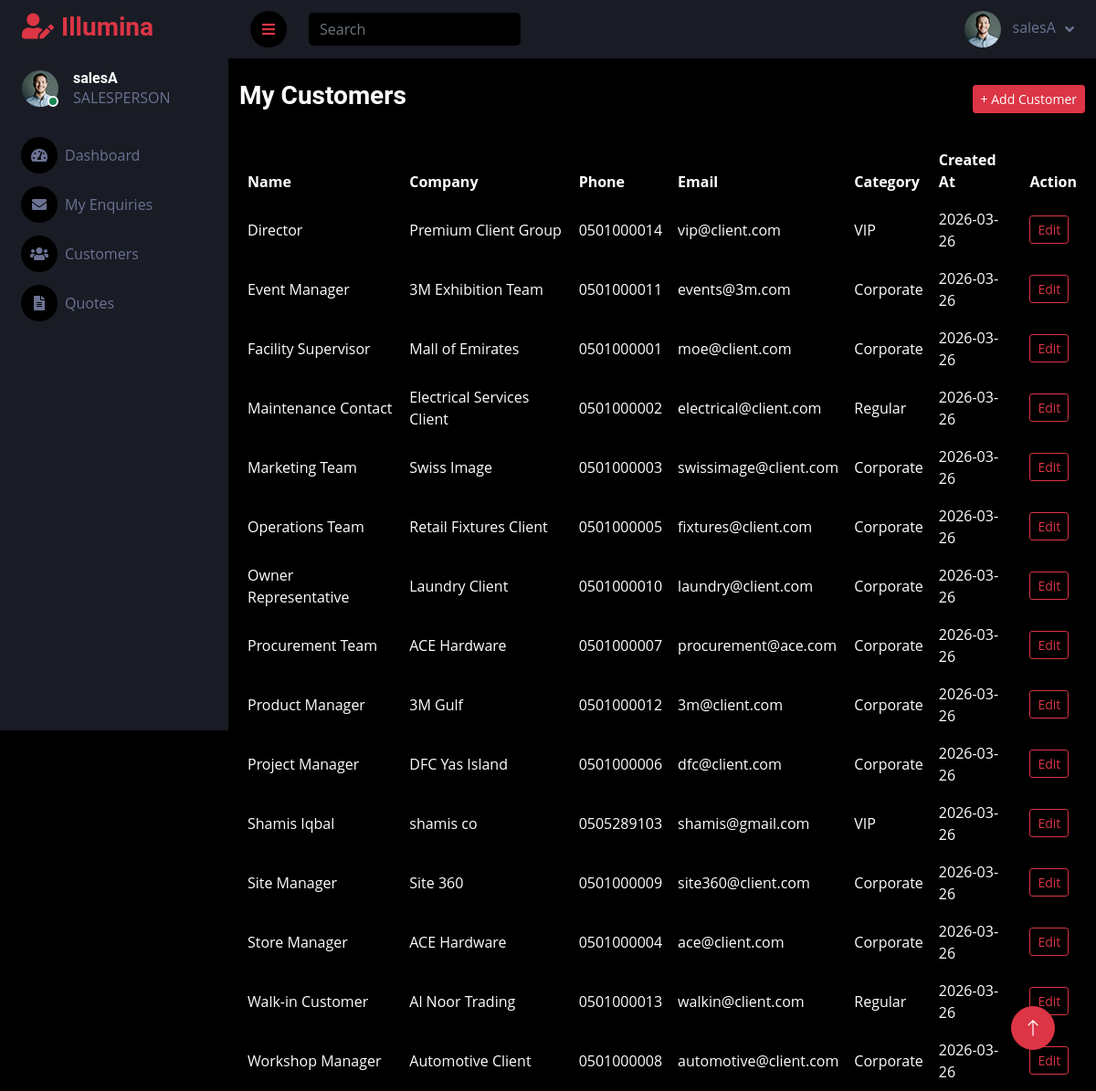
/customers/customers/ (signed in), run on the app's committed database.
### accounts/models.py (models this page shows, shortened)
class CustomUser(AbstractUser):
    ADMIN = "ADMIN"
    SALESPERSON = "SALESPERSON"
    ROLE_CHOICES = [
        (ADMIN, "Admin"),
        (SALESPERSON, "Salesperson"),
    ]
    email = models.EmailField(unique=True)
    role = models.CharField(max_length=20, choices=ROLE_CHOICES,
                            default=SALESPERSON)

### customers/models.py (models this page shows, shortened)
class Customer(models.Model):
    REGULAR = "REGULAR"
    CORPORATE = "CORPORATE"
    VIP = "VIP"
    CATEGORY_CHOICES = [
        (REGULAR, "Regular"),
        (CORPORATE, "Corporate"),
        (VIP, "VIP"),
    ]
    name = models.CharField(max_length=150)
    phone = models.CharField(max_length=20)
    email = models.EmailField(blank=True)
    company_name = models.CharField(max_length=150, blank=True)
    address = models.TextField(blank=True)
    customer_category = models.CharField(
        max_length=20,
        choices=CATEGORY_CHOICES,
        default=REGULAR
    )
    created_by = models.ForeignKey(
        settings.AUTH_USER_MODEL,
        on_delete=models.SET_NULL,
        null=True,
        blank=True,
        related_name="customers_created"
    )
    account_manager = models.ForeignKey(
        settings.AUTH_USER_MODEL,
        on_delete=models.SET_NULL,
        null=True,
        blank=True,
        related_name="customers_managed"
    )
    created_at = models.DateTimeField(auto_now_add=True)
    updated_at = models.DateTimeField(auto_now=True)
    class Meta:
        ordering = ["name"]

### customers/views.py (the view)
# urls.py: path("customers/", views.CustomerListView.as_view(), name="customer_list"),
@method_decorator(login_required, name="dispatch")
class CustomerListView(View):
    def get(self, request):
        if request.user.role != CustomUser.SALESPERSON:
            return redirect("core:home")
        customers = Customer.objects.filter(
            account_manager=request.user
        ).order_by("name")
        return render(request, "customers/customer_list.html", {
            "customers": customers
        })

### templates/customers/customer_list.html (shortened to what this page needs)
{% extends "dashboard/base_dashboard.html" %}
{% block content %}
<div class="container mt-4">
    <div class="d-flex justify-content-between align-items-center mb-4">
        <h3>My Customers</h3>
        <a href="{% url 'customers:customer_create' %}" class="btn btn-danger btn-sm">
            + Add Customer
        </a>
    </div>
    <div class="card bg-dark text-white border-0">
        <div class="card-body p-0">
            <div class="table-responsive">
                <table class="table table-bordered table-hover align-middle text-white mb-0">
                    <thead>
                        <tr>
                            <th>Name</th>
                            <th>Company</th>
                            <th>Phone</th>
                            <th>Email</th>
                            <th>Category</th>
                            <th>Created At</th>
                            <th>Action</th>
                        </tr>
                    </thead>
                    <tbody>
                        {% for customer in customers %}
                        <tr>
                            <td>{{ customer.name }}</td>
                            <td>
                                {% if customer.company_name %}
                                    {{ customer.company_name }}
                                {% else %}
                                    <span class="text-muted">-</span>
                                {% endif %}
                            </td>
                            <td>{{ customer.phone }}</td>
                            <td>{{ customer.email }}</td>
                            <td>{{ customer.get_customer_category_display }}</td>
                            <td>{{ customer.created_at|date:"Y-m-d" }}</td>
                            <td>
                                <a href="{% url 'customers:customer_update' customer.id %}"
                                   class="btn btn-sm btn-outline-danger">
                                    Edit
                                </a>
                            </td>
                        </tr>
                        {% empty %}
                        <tr>
                            <td colspan="7" class="text-center text-muted">
                                No customers yet.
                            </td>
                        </tr>
                        {% endfor %}
                    </tbody>
                </table>
            </div>
        </div>
    </div>
</div>
{% endblock %}

### templates/dashboard/base_dashboard.html (shortened to what this page needs)
{% load static %}
<!DOCTYPE html>
<html lang="en">
<head>
    <link href="https://cdnjs.cloudflare.com/ajax/libs/font-awesome/5.10.0/css/all.min.css" rel="stylesheet">
    <link href="https://cdn.jsdelivr.net/npm/bootstrap-icons@1.4.1/font/bootstrap-icons.css" rel="stylesheet">
    <link href="{% static 'dashboard/lib/owlcarousel/assets/owl.carousel.min.css' %}" rel="stylesheet">
    <link href="{% static 'dashboard/lib/tempusdominus/css/tempusdominus-bootstrap-4.min.css' %}" rel="stylesheet">
    <link href="{% static 'dashboard/css/bootstrap.min.css' %}" rel="stylesheet">
    <link href="{% static 'dashboard/css/style.css' %}" rel="stylesheet">
</head>
<body>
    <div class="container-fluid position-relative bg-dark d-flex p-0">
        <div class="sidebar pe-4 pb-3">
            <nav class="navbar bg-secondary navbar-dark">
                <a href="{% if request.user.role == 'ADMIN' %}{% url 'accounts:admindashboard' %}{% else %}{% url 'accounts:salesdashboard' %}{% endif %}"
                   class="navbar-brand mx-4 mb-3">
                    <h3 class="text-danger">
                        <i class="fa fa-user-edit me-2"></i>Illumina
                    </h3>
                </a>
                <div class="d-flex align-items-center ms-4 mb-4">
                    <div class="position-relative">
                        <img class="rounded-circle"
                             src="{% static 'dashboard/img/user.jpg' %}"
                             alt=""
                             style="width: 40px; height: 40px;">
                        <div class="bg-success rounded-circle border border-2 border-white position-absolute end-0 bottom-0 p-1"></div>
                    </div>
                    <div class="ms-3">
                        <h6 class="mb-0">{{ request.user.username }}</h6>
                        <span>{{ request.user.role }}</span>
                    </div>
                </div>
                <div class="navbar-nav w-100">
                    {% if request.user.role == "SALESPERSON" %}
                        <a href="{% url 'accounts:salesdashboard' %}" class="nav-item nav-link">
                            <i class="fa fa-tachometer-alt me-2"></i>Dashboard
                        </a>
                        <a href="{% url 'customers:sales_enquiries' %}" class="nav-item nav-link">
                            <i class="fa fa-envelope me-2"></i>My Enquiries
                        </a>
                        <a href="{% url 'customers:customer_list' %}" class="nav-item nav-link">
                            <i class="fa fa-users me-2"></i>Customers
                        </a>
                        <a href="{% url 'quotes:quote_list' %}" class="nav-item nav-link">
                            <i class="fa fa-file-alt me-2"></i>Quotes
                        </a>
                    {% endif %}
                </div>
            </nav>
        </div>
        <div class="content">
            <nav class="navbar navbar-expand bg-secondary navbar-dark sticky-top px-4 py-0">
                <a href="#" class="sidebar-toggler flex-shrink-0">
                    <i class="fa fa-bars text-danger"></i>
                </a>
                <form class="d-none d-md-flex ms-4">
                    <input class="form-control bg-dark border-0 text-white" type="search" placeholder="Search">
                </form>
                <div class="navbar-nav align-items-center ms-auto">
                    <div class="nav-item dropdown">
                        <a href="#" class="nav-link dropdown-toggle" data-bs-toggle="dropdown">
                            <img class="rounded-circle me-lg-2"
                                 src="{% static 'dashboard/img/user.jpg' %}"
                                 alt=""
                                 style="width: 40px; height: 40px;">
                            <span class="d-none d-lg-inline-flex">{{ request.user.username }}</span>
                        </a>
                    </div>
                </div>
            </nav>
            {% block content %}
            {% endblock %}
        </div>
        <a href="#" class="btn btn-lg btn-danger btn-lg-square back-to-top">
            <i class="bi bi-arrow-up"></i>
        </a>
    </div>
</body>
</html>

### static/dashboard/css/style.css (style rules this page uses)
:root { --primary: #EB1616; --secondary: #191C24; --light: #6C7293; --dark: #000000; }
.back-to-top { position: fixed; display: none; right: 45px; bottom: 45px; z-index: 99; }
.btn { transition: .5s; }
.btn-lg-square { width: 48px; height: 48px; }
.btn-square, .btn-sm-square, .btn-lg-square { padding: 0; display: inline-flex; align-items: center; justify-content: center; font-weight: normal; border-radius: 50px; }
.sidebar { position: fixed; top: 0; left: 0; bottom: 0; width: 250px; height: 100vh; overflow-y: auto; background: var(--secondary); transition: 0.5s; z-index: 999; }
.content { margin-left: 250px; min-height: 100vh; background: var(--dark); transition: 0.5s; }
@media (min-width: 992px) { .sidebar { margin-left: 0; } }
@media (min-width: 992px) { .content { width: calc(100% - 250px); } }
.sidebar .navbar .navbar-nav .nav-link { padding: 7px 20px; color: var(--light); font-weight: 500; border-left: 3px solid var(--secondary); border-radius: 0 30px 30px 0; outline: none; }
.sidebar .navbar .navbar-nav .nav-link i { width: 40px; height: 40px; display: inline-flex; align-items: center; justify-content: center; background: var(--dark); border-radius: 40px; }
.content .navbar .navbar-nav .nav-link { margin-left: 25px; padding: 12px 0; color: var(--light); outline: none; }
.content .navbar .sidebar-toggler, .content .navbar .navbar-nav .nav-link i { width: 40px; height: 40px; display: inline-flex; align-items: center; justify-content: center; background: var(--dark); border-radius: 40px; }
.content .navbar .dropdown-toggle::after { margin-left: 6px; vertical-align: middle; border: none; content: "\f107"; font-family: "Font Awesome 5 Free"; font-weight: 900; transition: .5s; }

### data on the page
CustomUser: user.username "salesA", user.role "SALESPERSON"
Customer: name "Director", company_name "Premium Client Group", phone "0501000014", email "vip@client.com", customer_category "VIP", created_at "2026-03-26"
Customer: name "Event Manager", company_name "3M Exhibition Team", phone "0501000011", email "events@3m.com", customer_category "Corporate", created_at "2026-03-26"
Customer: name "Facility Supervisor", company_name "Mall of Emirates", phone "0501000001", email "moe@client.com", customer_category "Corporate", created_at "2026-03-26"
Customer: name "Maintenance Contact", company_name "Electrical Services Client", phone "0501000002", email "electrical@client.com", customer_category "Regular", created_at "2026-03-26"
Customer: name "Marketing Team", company_name "Swiss Image", phone "0501000003", email "swissimage@client.com", customer_category "Corporate", created_at "2026-03-26"
Customer: name "Operations Team", company_name "Retail Fixtures Client", phone "0501000005", email "fixtures@client.com", customer_category "Corporate", created_at "2026-03-26"
Customer: name "Owner Representative", company_name "Laundry Client", phone "0501000010", email "laundry@client.com", customer_category "Corporate", created_at "2026-03-26"
Customer: name "Procurement Team", company_name "ACE Hardware", phone "0501000007", email "procurement@ace.com", customer_category "Corporate", created_at "2026-03-26"
Customer: name "Product Manager", company_name "3M Gulf", phone "0501000012", email "3m@client.com", customer_category "Corporate", created_at "2026-03-26"
Customer: name "Project Manager", company_name "DFC Yas Island", phone "0501000006", email "dfc@client.com", customer_category "Corporate", created_at "2026-03-26"
Customer: name "Shamis Iqbal", company_name "shamis co", phone "0505289103", email "shamis@gmail.com", customer_category "VIP", created_at "2026-03-26"
Customer: name "Site Manager", company_name "Site 360", phone "0501000009", email "site360@client.com", customer_category "Corporate", created_at "2026-03-26"
Customer: name "Store Manager", company_name "ACE Hardware", phone "0501000004", email "ace@client.com", customer_category "Corporate", created_at "2026-03-26"
Customer: name "Walk-in Customer", company_name "Al Noor Trading", phone "0501000013", email "walkin@client.com", customer_category "Regular", created_at "2026-03-26"
Customer: name "Workshop Manager", company_name "Automotive Client", phone "0501000008", email "automotive@client.com", customer_category "Corporate", created_at "2026-03-26"
